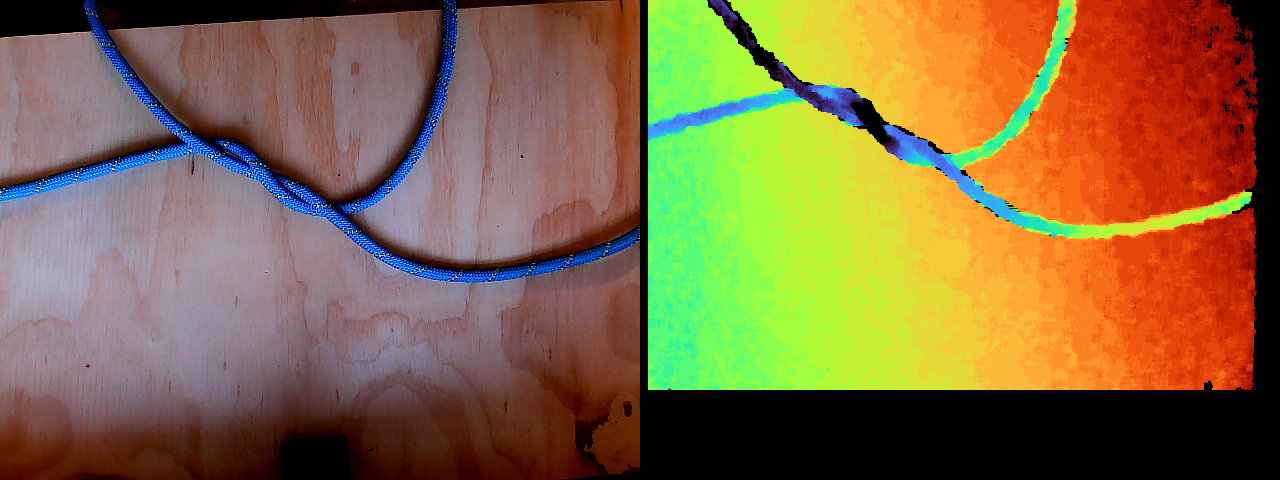
#> input picture overhand_knot_dataset/complete/20250202_161919/combined.png, 1280 x 480 px
$ python -i rope_segmentation.py   (imports and definitions only)
#> lines starting #> are read from the running program, lines starting #| are printed output that depends on the picture; after the words box and inside, x2 and y2 are one past the last pixel; in counts of white or black regions, pixels touching at a corner belong together
#> further down, picture is the input picture: shape (480, 1280, 3); mean B, G, R 66.9, 106.8, 131
import cv2
import numpy as np
from dataclasses import dataclass
from typing import Tuple, Optional, List

@dataclass
class SegmentationConfig:
    """Configuration parameters for rope segmentation"""
    # Background removal parameters
    plane_distance_threshold: float = 5 # mm
    min_plane_points: int = 500

    # Color segmentation parameters
    blur_kernel_size: Tuple[int, int] = (7, 7)
    white_threshold: int = 50  # for background detection
    rope_color_threshold: int = 50  # for rope detection

    # Depth processing parameters
    min_depth: float = 100.0  # mm
    max_depth: float = 500.0  # mm
    depth_scale: float = 1.0  # conversion factor to mm

    # Region growing parameters
    region_threshold: float = 5.0  # mm
    min_region_size: int = 50
    max_region_size: int = 8000

class RopeSegmenter:
    def __init__(self, config: Optional[SegmentationConfig] = None, buffer_size: int = 5):
        """Initialize the rope segmenter with configuration"""
        self.config = config or SegmentationConfig()
        self.buffer_size = buffer_size
        self.skeleton_buffer = []
        self.ordered_points_buffer = []

    # [50 lines left out: function remove_background, not called in this run]

    def segment_rope_color(self, color_frame: np.ndarray) -> np.ndarray:
        """Segment rope using color information"""
        # Convert to grayscale if needed
        if len(color_frame.shape) == 3:
            gray = cv2.cvtColor(color_frame, cv2.COLOR_BGR2GRAY)
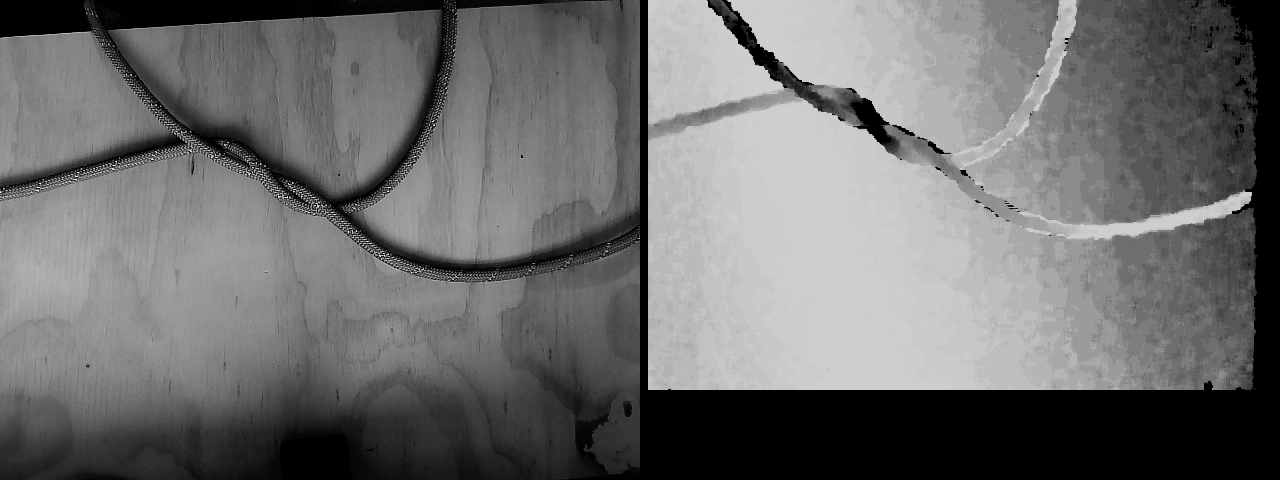
#> gray: shape (480, 1280); min 0, max 255, mean 109.5
        else:
            gray = color_frame

        # Apply Gaussian blur
        blurred = cv2.GaussianBlur(gray, self.config.blur_kernel_size, 0)

        # Detect white background
        _, background_mask = cv2.threshold(
            blurred,
            self.config.white_threshold,
            255,
            cv2.THRESH_BINARY
        )
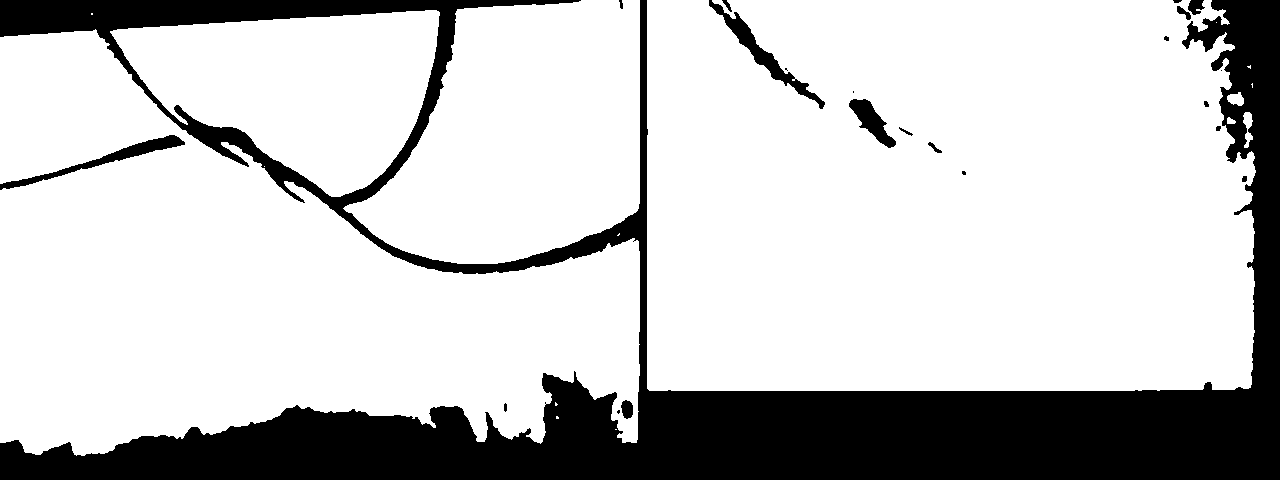
#> background_mask: shape (480, 1280); 77.7% white; 22 black regions (5 under 20 px), largest, box (x1, y1, x2, y2) and area: (0, 0, 1280, 480) 132209, (709, 0, 825, 109) 1629, (0, 135, 185, 190) 1492

        # Invert to get potential rope pixels
        rope_mask = cv2.bitwise_not(background_mask)

        # Apply threshold to isolate rope
        _, rope_mask = cv2.threshold(
            blurred,
            self.config.rope_color_threshold,
            255,
            cv2.THRESH_BINARY_INV
        )

        return rope_mask

    # [247 lines left out: functions region_growing, segment_rope, skeletonize, find_endpoints, get_averaged_skeleton, smooth_ordered_points and 2 more, not called in this run]

>>> import cv2
>>> picture = cv2.imread('overhand_knot_dataset/complete/20250202_161919/combined.png')
>>> result = RopeSegmenter().segment_rope_color(picture)

$ run again, on overhand_knot_dataset/complete/20250202_161919/depth_viz.png
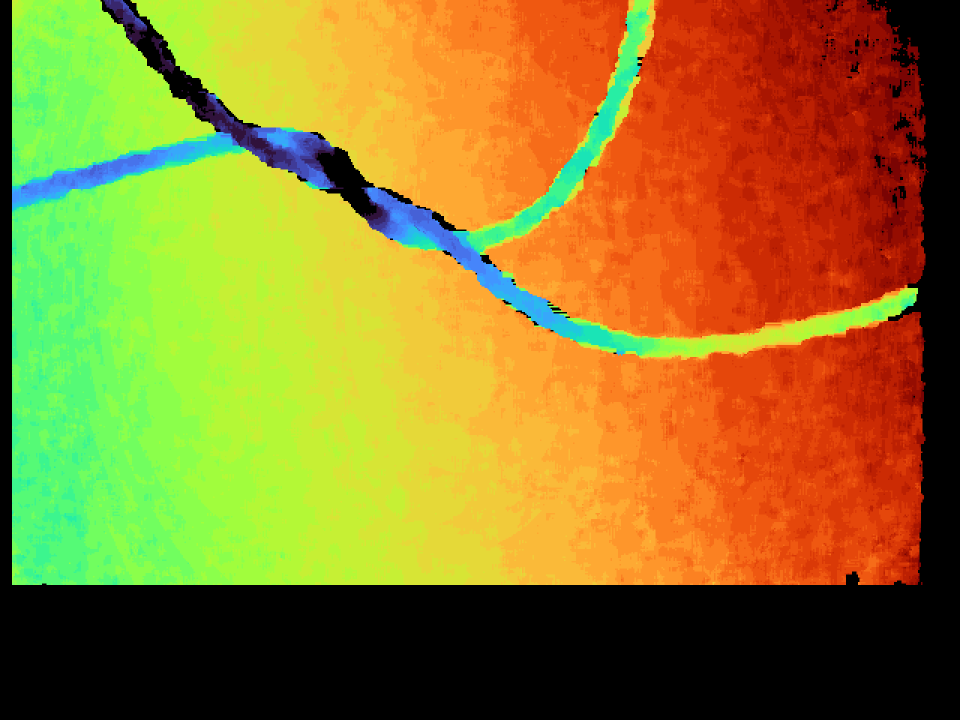
#> input picture overhand_knot_dataset/complete/20250202_161919/depth_viz.png, 960 x 720 px
#> picture is the input picture: shape (720, 960, 3); mean B, G, R 39.1, 123.7, 146.2
#> in segment_rope_color, `gray = cv2.cvtColor(color_frame, cv2.COLOR_BGR2GRAY)`:
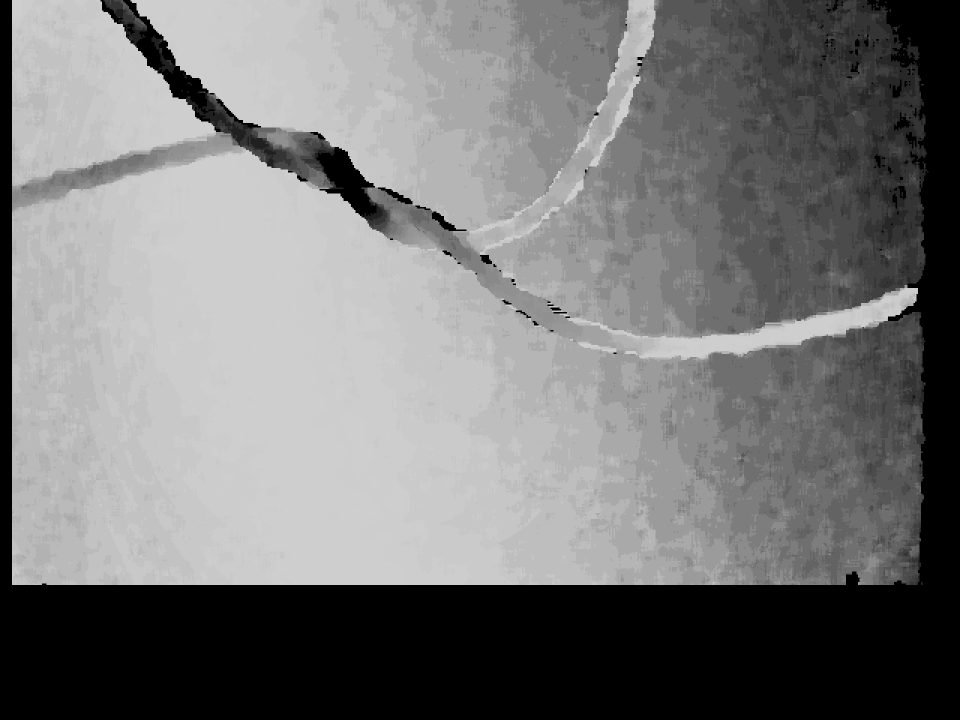
#> gray: shape (720, 960); min 0, max 206, mean 120.8
#> in segment_rope_color, `_, background_mask = cv2.threshold( blurred, self.config.white_thresho..`:
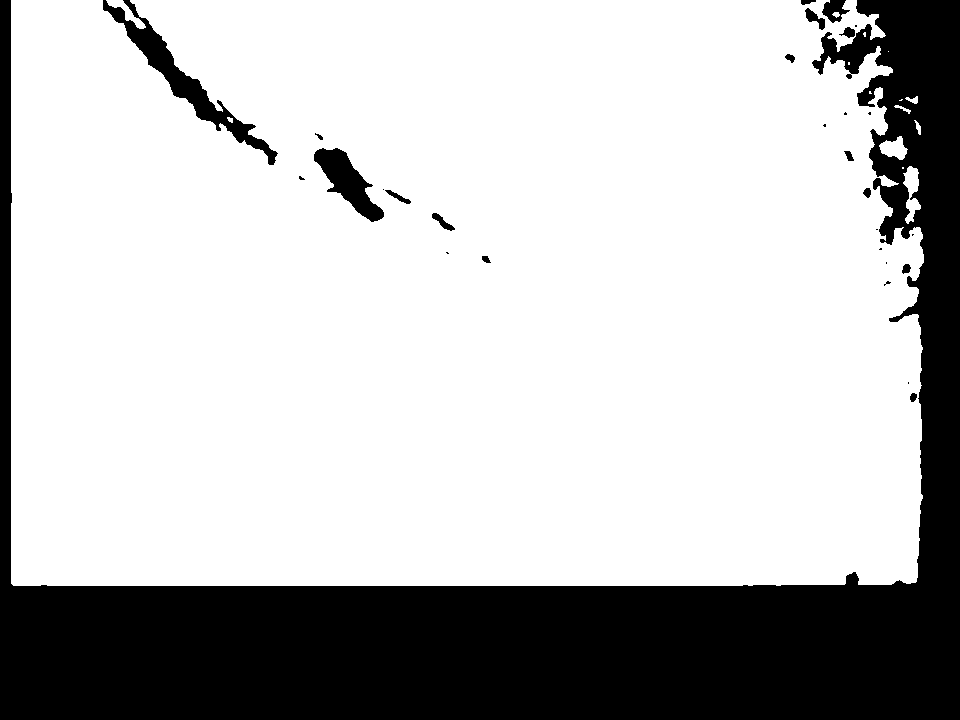
#> background_mask: shape (720, 960); 74.4% white; 29 black regions (13 under 20 px), largest, box (x1, y1, x2, y2) and area: (0, 0, 960, 720) 169403, (103, 0, 278, 165) 3975, (314, 148, 384, 222) 2131

$ run again, on overhand_knot_dataset/complete/20250202_161919/rgb.png
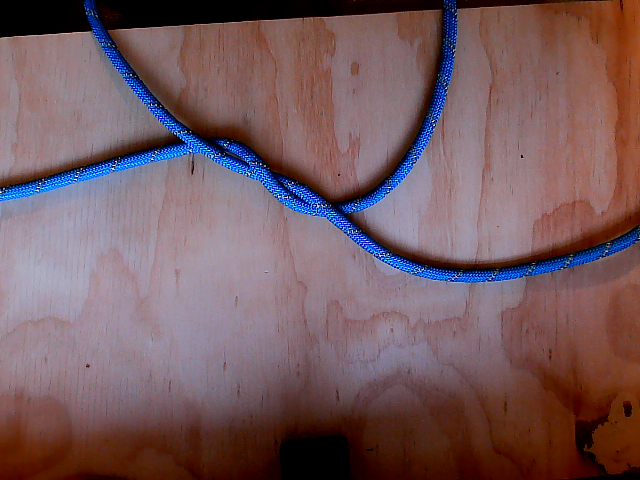
#> input picture overhand_knot_dataset/complete/20250202_161919/rgb.png, 640 x 480 px
#> picture is the input picture: shape (480, 640, 3); mean B, G, R 94.8, 89.9, 115.8
#> in segment_rope_color, `gray = cv2.cvtColor(color_frame, cv2.COLOR_BGR2GRAY)`:
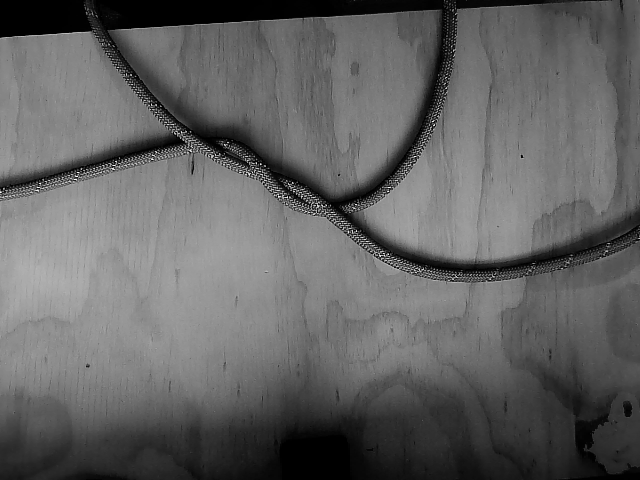
#> gray: shape (480, 640); min 0, max 255, mean 98.2
#> in segment_rope_color, `_, background_mask = cv2.threshold( blurred, self.config.white_thresho..`:
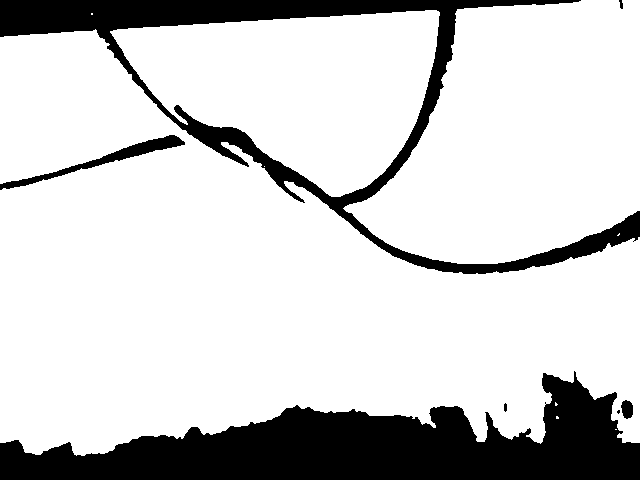
#> background_mask: shape (480, 640); 81% white; 7 black regions (1 under 20 px), largest, box (x1, y1, x2, y2) and area: (0, 371, 640, 480) 35210, (0, 0, 640, 274) 21470, (0, 135, 185, 190) 1492, (621, 400, 633, 419) 175, (619, 0, 623, 9) 25, (504, 403, 507, 412) 23
